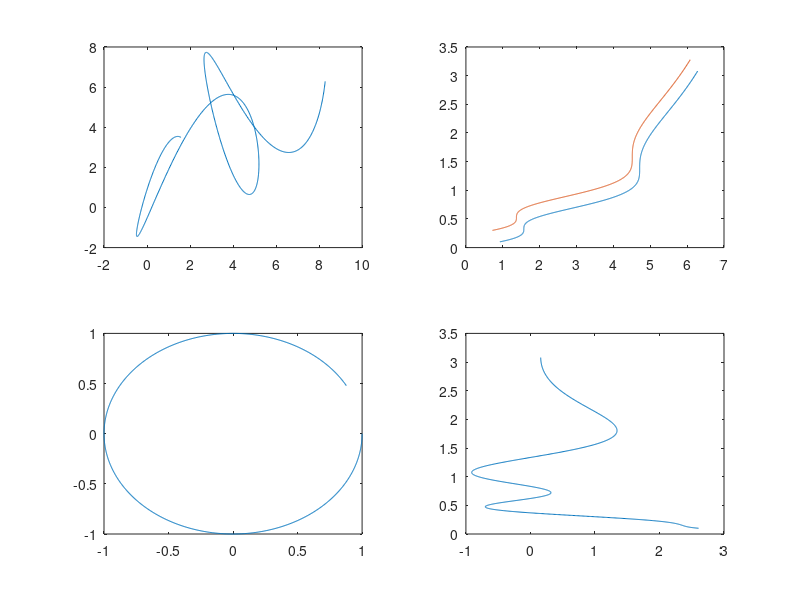

MATLAB code for this plot:
% 1
N = 1000;
s = linspace(0.5, 2*pi,N); % is the length of the path

x = s + 2*cos(2*s);
y = s + 3*sin(3*s);
figure(1);
subplot(2,2,1)
plot(x,y)

x = s + cos(s).*sin(s);
y = tan(0.2*s);
subplot(2,2,2)
plot(x,y)
hold on
x = x - 0.2;
y = tan(0.2*s) + 0.2;
plot(x,y)

x = cos(s);
y = sin(s);
subplot(2,2,3)
plot(x,y)


x = 1./s + 3*cos(s).*sin(s).^2;
y = tan(0.2*s);
subplot(2,2,4)
plot(x,y)
